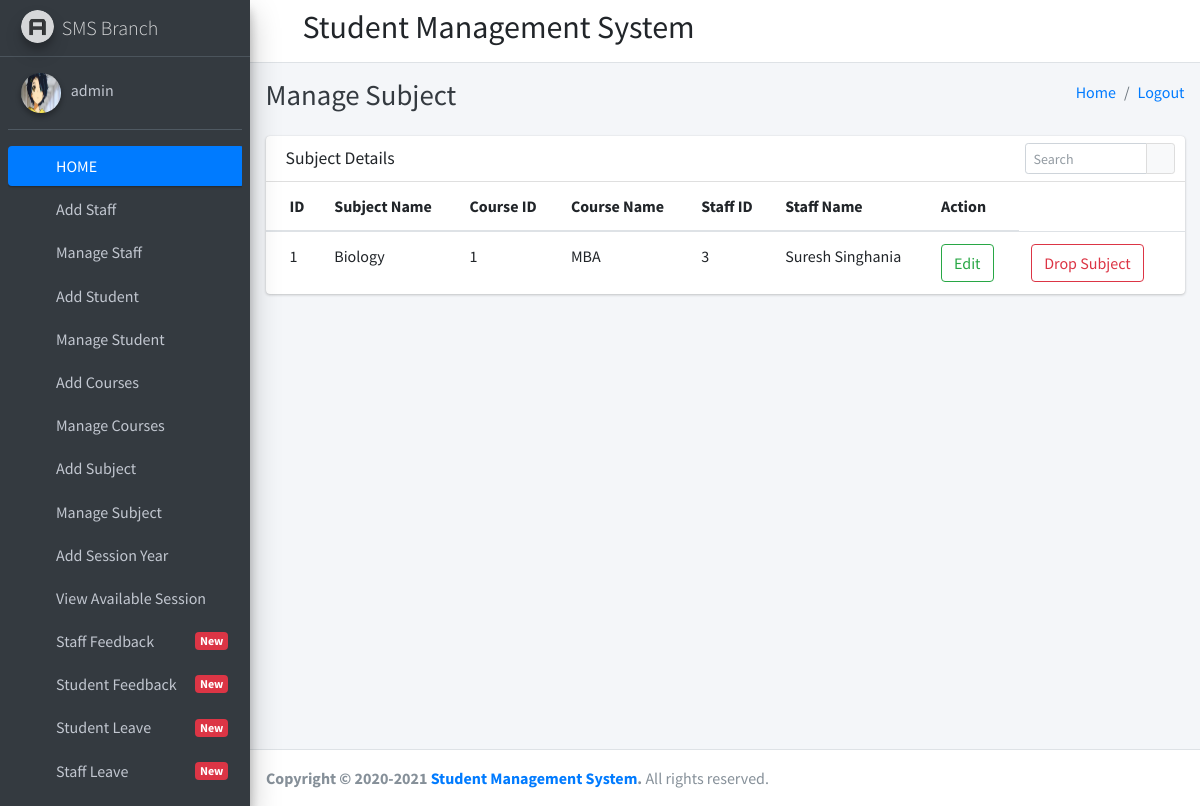
Screenshot of /manage_subject (signed in) with the database file from the repository.
### student_management_app/models.py (models this page shows)
class CustomUser(AbstractUser):
    user_type_data=((1,"HOD"),(2,"Staff"),(3,"Student"))
    user_type=models.CharField(default=1,choices=user_type_data,max_length=10)

class Subjects(models.Model):
    id=models.AutoField(primary_key=True)
    subject_name=models.CharField(max_length=255,default="")
    course_id=models.ForeignKey(Courses,on_delete=models.CASCADE,default=1)
    staff_id=models.ForeignKey(CustomUser,on_delete=models.CASCADE,default="")
    created_at=models.DateTimeField(auto_now_add=True)
    updated_at=models.DateTimeField(auto_now_add=True)
    objects=models.Manager()

class Courses(models.Model):
    id=models.AutoField(primary_key=True)
    course_name=models.CharField(max_length=255,default="")
    created_at=models.DateTimeField(auto_now_add=True)
    updated_at=models.DateTimeField(auto_now_add=True)
    objects=models.Manager()

### student_management_app/HodViews.py (the view)
# urls.py: path('manage_subject', HodViews.manage_subject),
def manage_subject(request):
    subjects=Subjects.objects.all()
    return render(request,"hod_templates/manage_subject_template.html",{"subjects":subjects})

### student_management_app/context_processors.py (called while the page is built)
def google_analytics(request: HttpRequest):
    return {
        'GA_KEY': settings.GOOGLE_ANALYTICS_KEY,
    }

### student_management_app/templates/hod_templates/manage_subject_template.html
{% extends 'hod_templates/base_template.html' %}
{% block page_title %}
Manage Subject
{% endblock page_title %}
{% block main_content %}
    <section class="content">
      <div class="container-fluid">
  <div class="row">
          <div class="col-12">
            <div class="card">
              <div class="card-header">
                <h3 class="card-title">Subject Details</h3>
                <div class="card-tools">
                  <div class="input-group input-group-sm" style="width: 150px;">
                    <input type="text" name="table_search" class="form-control float-right" placeholder="Search">
                    <div class="input-group-append">
                      <button type="submit" class="btn btn-default"><i class="fas fa-search"></i></button>
                    </div>
                  </div>
                </div>
              </div>
              <div class="card-body table-responsive p-0">
                <table class="table table-hover text-nowrap">
                  <thead>
                    <tr>
                      <th>ID</th>
                      <th>Subject Name</th>
                      <th>Course ID</th>
                      <th>Course Name</th>
                      <th>Staff ID</th>
                      <th>Staff Name</th>
                      <th>Action</th>
                    </tr>
                  </thead>
                  <tbody>
                    {% for subject in subjects %}
                  <tr>
                    <td>{{ subject.id }}</td>
                    <td>{{ subject.subject_name }}</td>
                    <td>{{ subject.course_id.id }}</td>
                    <td>{{ subject.course_id.course_name }}</td>
                    <td>{{ subject.staff_id.id }}</td>
                    <td>{{ subject.staff_id.first_name }} {{ subject.staff_id.last_name }}</td>
                    <td><a href="/edit_subject/{{subject.id }}" class="btn btn-outline-success">Edit</a> </td>
                    <td><a href="/delete_subject/{{subject.id }}" class="btn btn-outline-danger">Drop Subject</a> </td>
                  </tr>
                  {% endfor %}
                  </tbody>
                </table>
              </div>
            </div>
          </div>
        </div>
      </div>
    </section>
{% endblock main_content %}

### student_management_app/templates/hod_templates/sidebar_content.html (shortened to what this page needs)
{% load static %}
<aside class="main-sidebar sidebar-dark-primary elevation-4">
    <a href="index3.html" class="brand-link">
      <img src="{% static 'dist/img/AdminLTELogo.png' %}" alt="AdminLTE Logo" class="brand-image img-circle elevation-3"
           style="opacity: .8">
      <span class="brand-text font-weight-light">SMS Branch</span>
    </a>
    <div class="sidebar">
      <div class="user-panel mt-3 pb-3 mb-3 d-flex">
        <div class="image">
          <img src="{% static 'dist/img/aarti.jpg' %}" class="img-circle elevation-2" alt="User Image" style="height: 2.5rem;
    width: 2.5rem;
}">
        </div>
        <div class="info">
          <a href="/admin_profile" class="d-block">{{ user.username }}</a>
        </div>
      </div>
      <nav class="mt-2">
        <ul class="nav nav-pills nav-sidebar flex-column" data-widget="treeview" role="menu" data-accordion="false">
          <li class="nav-item has-treeview menu-open">
            <a href="http://127.0.0.1:8000/admin_home" class="nav-link active">
              <i class="nav-icon fas fa-tachometer-alt"></i>
              <p>
                HOME
              </p>
            </a>
          </li>
          <li class="nav-item">
            <a href="/add_staff" class="nav-link">
              <i class="nav-icon fas fa-th"></i>
              <p>
                Add Staff
              </p>
            </a>
          </li>
          <li class="nav-item">
            <a href="/manage_staff" class="nav-link">
              <i class="nav-icon fas fa-th"></i>
              <p>
                Manage Staff
              </p>
            </a>
          </li>
          <li class="nav-item">
            <a href="/add_student" class="nav-link">
              <i class="nav-icon fas fa-th"></i>
              <p>
                Add Student
              </p>
            </a>
          </li>
          <li class="nav-item">
            <a href="/manage_student" class="nav-link">
              <i class="nav-icon fas fa-th"></i>
              <p>
                Manage Student
              </p>
            </a>
          </li>
          <li class="nav-item">
            <a href="/add_course" class="nav-link">
              <i class="nav-icon fas fa-th"></i>
              <p>
                Add Courses
              </p>
            </a>
          </li>
          <li class="nav-item">
            <a href="/manage_course" class="nav-link">
              <i class="nav-icon fas fa-th"></i>
              <p>
                Manage Courses
              </p>
            </a>
          </li>
          <li class="nav-item">
            <a href="/add_subject" class="nav-link">
              <i class="nav-icon fas fa-th"></i>
              <p>
                Add Subject
              </p>
            </a>
          </li>
          <li class="nav-item">
            <a href="/manage_subject" class="nav-link">
              <i class="nav-icon fas fa-th"></i>
              <p>
                Manage Subject
              </p>
            </a>
          </li>
          <li class="nav-item">
            <a href="/add_session" class="nav-link">
              <i class="nav-icon fas fa-th"></i>
              <p>
                Add Session Year
              </p>
            </a>
          </li>
          <li class="nav-item">
            <a href="/manage_session" class="nav-link">
              <i class="nav-icon fas fa-th"></i>
              <p>
                View Available Session
              </p>
            </a>
          </li>
          <li class="nav-item">
            <a href="/staff_feedback_message" class="nav-link">
              <i class="nav-icon fas fa-th"></i>
              <p>
                Staff Feedback
                <span class="right badge badge-danger">New</span>
              </p>
            </a>
          </li>
          <li class="nav-item">
            <a href="/student_feedback_message" class="nav-link">
              <i class="nav-icon fas fa-th"></i>
              <p>
                Student Feedback
                <span class="right badge badge-danger">New</span>
              </p>
            </a>
          </li>
          <li class="nav-item">
            <a href="/student_leave_view" class="nav-link">
              <i class="nav-icon fas fa-th"></i>
              <p>
                Student Leave
                <span class="right badge badge-danger">New</span>
              </p>
            </a>
          </li>
          <li class="nav-item">
            <a href="/staff_leave_view" class="nav-link">
              <i class="nav-icon fas fa-th"></i>
              <p>
                Staff Leave
                <span class="right badge badge-danger">New</span>
              </p>
            </a>
          </li>
          <li class="nav-item">
            <a href="/admin_sendnotification_staff" class="nav-link">
            </a>
          </li>
        </ul>
      </nav>
    </div>
  </aside>

### rows the page displays
CustomUser: username "admin"
Subjects: id "1", subject_name "Biology", course_id.id "1", course_id.course_name "MBA", staff_id.id "3", staff_id.first_name "Suresh", staff_id.last_name "Singhania"
